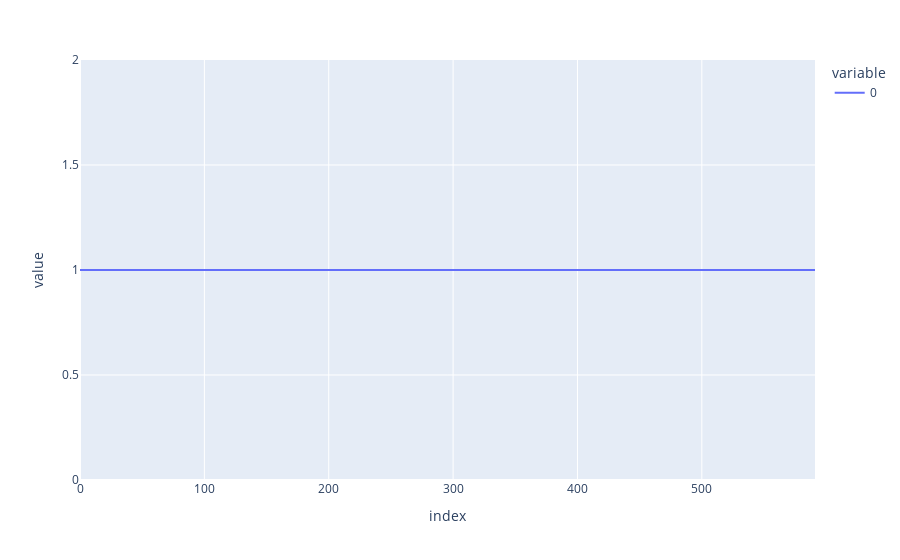

Notebook code cell kept with this figure:
### Code cell
px.line(np.array(mlp_portfolio))

### Figure 1 — Plotly figure (JSON) as saved in the notebook; plotly's stock layout.template omitted (floating-point values rounded to 4 significant figures; data arrays with more than 128 entries replaced by an {"elided": "..."} marker saying what was removed)
{"data": [{"hovertemplate": "variable=0<br>index=%{x}<br>value=%{y}<extra></extra>", "legendgroup": "0", "line": {"color": "#636efa", "dash": "solid"}, "marker": {"symbol": "circle"}, "mode": "lines", "name": "0", "orientation": "v", "showlegend": true, "type": "scatter", "x": {"elided": "592 int values"}, "xaxis": "x", "y": {"elided": "592 int values"}, "yaxis": "y"}], "layout": {"legend": {"title": {"text": "variable"}, "tracegroupgap": 0}, "margin": {"t": 60}, "xaxis": {"anchor": "y", "domain": [0, 1], "title": {"text": "index"}}, "yaxis": {"anchor": "x", "domain": [0, 1], "title": {"text": "value"}}}}
